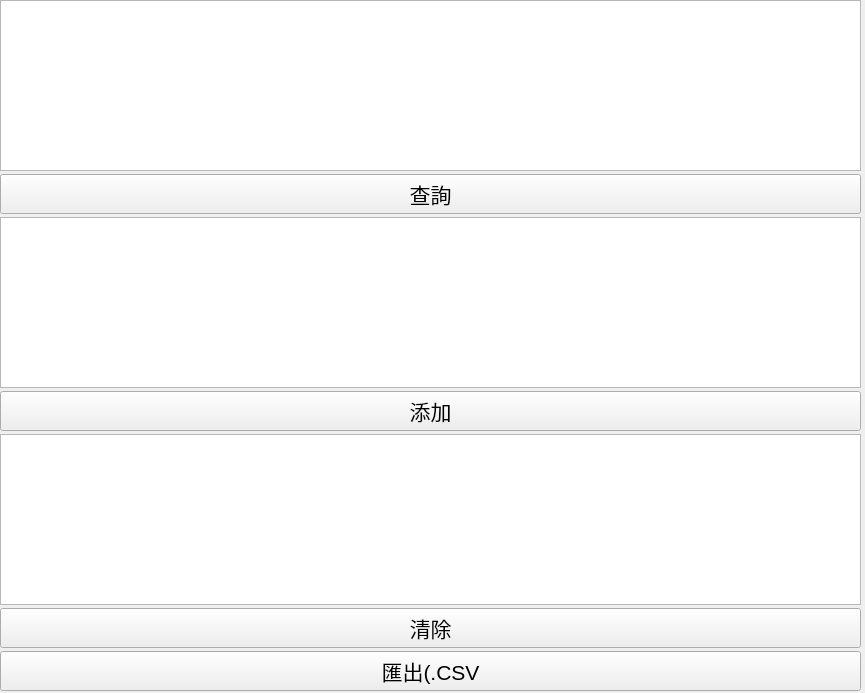
<?xml version="1.0" encoding="UTF-8"?>
<ui version="4.0">
 <class>FrontReportQueryTable</class>
 <widget class="QWidget" name="FrontReportQueryTable">
  <property name="geometry">
   <rect>
    <x>0</x>
    <y>0</y>
    <width>865</width>
    <height>693</height>
   </rect>
  </property>
  <property name="font">
   <font>
    <pointsize>16</pointsize>
   </font>
  </property>
  <property name="windowTitle">
   <string>Form</string>
  </property>
  <widget class="QWidget" name="layoutWidget">
   <property name="geometry">
    <rect>
     <x>0</x>
     <y>0</y>
     <width>861</width>
     <height>691</height>
    </rect>
   </property>
   <layout class="QVBoxLayout" name="verticalLayout">
    <property name="spacing">
     <number>3</number>
    </property>
    <item>
     <widget class="QTableView" name="tableViewQuery"/>
    </item>
    <item>
     <widget class="QPushButton" name="pushButtonQuery">
      <property name="text">
       <string>查詢</string>
      </property>
     </widget>
    </item>
    <item>
     <widget class="QTableView" name="tableViewReport"/>
    </item>
    <item>
     <widget class="QPushButton" name="pushButtonAdd">
      <property name="text">
       <string>添加</string>
      </property>
     </widget>
    </item>
    <item>
     <widget class="QTableView" name="tableViewReportPoll"/>
    </item>
    <item>
     <widget class="QPushButton" name="pushButtonClear">
      <property name="text">
       <string>清除</string>
      </property>
     </widget>
    </item>
    <item>
     <widget class="QPushButton" name="pushButtonExport">
      <property name="text">
       <string>匯出(.CSV</string>
      </property>
     </widget>
    </item>
   </layout>
  </widget>
 </widget>
 <resources/>
 <connections/>
</ui>
